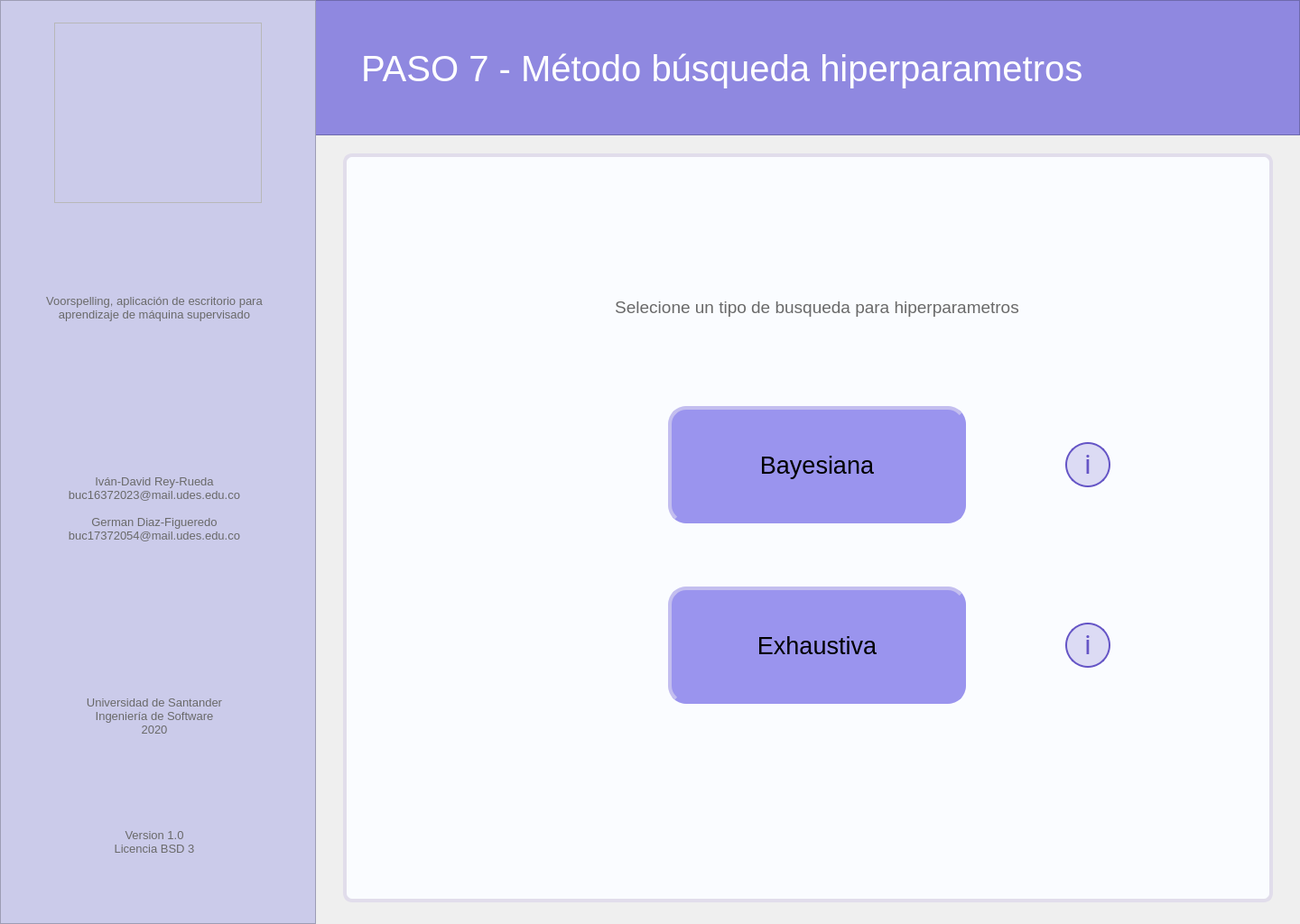
<?xml version="1.0" encoding="UTF-8"?>
<ui version="4.0">
 <class>MainWindow</class>
 <widget class="QMainWindow" name="MainWindow">
  <property name="geometry">
   <rect>
    <x>0</x>
    <y>0</y>
    <width>1440</width>
    <height>1024</height>
   </rect>
  </property>
  <property name="windowTitle">
   <string>MainWindow</string>
  </property>
  <widget class="QWidget" name="centralwidget">
   <widget class="QFrame" name="left_bar">
    <property name="geometry">
     <rect>
      <x>0</x>
      <y>0</y>
      <width>350</width>
      <height>1024</height>
     </rect>
    </property>
    <property name="styleSheet">
     <string notr="true">background-color: rgb(203, 203, 234);

</string>
    </property>
    <property name="frameShape">
     <enum>QFrame::StyledPanel</enum>
    </property>
    <property name="frameShadow">
     <enum>QFrame::Raised</enum>
    </property>
    <widget class="QLabel" name="lbl_left_1">
     <property name="geometry">
      <rect>
       <x>18</x>
       <y>278</y>
       <width>306</width>
       <height>126</height>
      </rect>
     </property>
     <property name="font">
      <font>
       <pointsize>10</pointsize>
      </font>
     </property>
     <property name="styleSheet">
      <string notr="true">color: rgb(105, 105, 105);</string>
     </property>
     <property name="text">
      <string>Voorspelling, aplicación de escritorio para aprendizaje de máquina supervisado</string>
     </property>
     <property name="alignment">
      <set>Qt::AlignCenter</set>
     </property>
     <property name="wordWrap">
      <bool>true</bool>
     </property>
    </widget>
    <widget class="QLabel" name="lbl_left_2">
     <property name="geometry">
      <rect>
       <x>18</x>
       <y>500</y>
       <width>306</width>
       <height>126</height>
      </rect>
     </property>
     <property name="font">
      <font>
       <pointsize>10</pointsize>
      </font>
     </property>
     <property name="styleSheet">
      <string notr="true">color: rgb(105, 105, 105);</string>
     </property>
     <property name="text">
      <string>Iván-David Rey-Rueda
buc16372023@mail.udes.edu.co

German Diaz-Figueredo
buc17372054@mail.udes.edu.co</string>
     </property>
     <property name="alignment">
      <set>Qt::AlignCenter</set>
     </property>
     <property name="wordWrap">
      <bool>true</bool>
     </property>
    </widget>
    <widget class="QLabel" name="lbl_left_3">
     <property name="geometry">
      <rect>
       <x>18</x>
       <y>730</y>
       <width>306</width>
       <height>126</height>
      </rect>
     </property>
     <property name="font">
      <font>
       <pointsize>10</pointsize>
      </font>
     </property>
     <property name="styleSheet">
      <string notr="true">color: rgb(105, 105, 105);</string>
     </property>
     <property name="text">
      <string>Universidad de Santander
Ingeniería de Software
2020</string>
     </property>
     <property name="alignment">
      <set>Qt::AlignCenter</set>
     </property>
     <property name="wordWrap">
      <bool>true</bool>
     </property>
    </widget>
    <widget class="QLabel" name="lbl_left_4">
     <property name="geometry">
      <rect>
       <x>18</x>
       <y>870</y>
       <width>306</width>
       <height>126</height>
      </rect>
     </property>
     <property name="font">
      <font>
       <pointsize>10</pointsize>
      </font>
     </property>
     <property name="styleSheet">
      <string notr="true">color: rgb(105, 105, 105);</string>
     </property>
     <property name="text">
      <string>Version 1.0
Licencia BSD 3</string>
     </property>
     <property name="alignment">
      <set>Qt::AlignCenter</set>
     </property>
     <property name="wordWrap">
      <bool>true</bool>
     </property>
    </widget>
   </widget>
   <widget class="QFrame" name="logo">
    <property name="geometry">
     <rect>
      <x>60</x>
      <y>25</y>
      <width>230</width>
      <height>200</height>
     </rect>
    </property>
    <property name="styleSheet">
     <string notr="true">image: url(:/image/voorspelling_logo.png);</string>
    </property>
    <property name="frameShape">
     <enum>QFrame::StyledPanel</enum>
    </property>
    <property name="frameShadow">
     <enum>QFrame::Raised</enum>
    </property>
   </widget>
   <widget class="QFrame" name="up_bar">
    <property name="geometry">
     <rect>
      <x>0</x>
      <y>0</y>
      <width>1440</width>
      <height>150</height>
     </rect>
    </property>
    <property name="styleSheet">
     <string notr="true">background-color: rgb(143, 136, 224);</string>
    </property>
    <property name="frameShape">
     <enum>QFrame::StyledPanel</enum>
    </property>
    <property name="frameShadow">
     <enum>QFrame::Raised</enum>
    </property>
    <widget class="QLabel" name="lbl_tittle_2">
     <property name="geometry">
      <rect>
       <x>400</x>
       <y>40</y>
       <width>991</width>
       <height>72</height>
      </rect>
     </property>
     <property name="font">
      <font>
       <family>MS Shell Dlg 2</family>
       <pointsize>30</pointsize>
       <weight>50</weight>
       <italic>false</italic>
       <bold>false</bold>
      </font>
     </property>
     <property name="styleSheet">
      <string notr="true">border: none;
color: rgb(255, 255, 255);</string>
     </property>
     <property name="text">
      <string>PASO 7 - Método búsqueda hiperparametros</string>
     </property>
     <property name="scaledContents">
      <bool>false</bool>
     </property>
     <property name="alignment">
      <set>Qt::AlignLeading|Qt::AlignLeft|Qt::AlignVCenter</set>
     </property>
     <property name="wordWrap">
      <bool>true</bool>
     </property>
     <property name="margin">
      <number>0</number>
     </property>
     <property name="indent">
      <number>0</number>
     </property>
    </widget>
   </widget>
   <widget class="QFrame" name="main_area">
    <property name="geometry">
     <rect>
      <x>380</x>
      <y>170</y>
      <width>1030</width>
      <height>830</height>
     </rect>
    </property>
    <property name="styleSheet">
     <string notr="true">background-color: rgb(250, 252, 255);
border: 4px solid;
border-color: rgb(225, 221, 235);
border-radius: 10px;</string>
    </property>
    <property name="frameShape">
     <enum>QFrame::StyledPanel</enum>
    </property>
    <property name="frameShadow">
     <enum>QFrame::Raised</enum>
    </property>
    <widget class="QLabel" name="lbl_descripcion">
     <property name="geometry">
      <rect>
       <x>180</x>
       <y>130</y>
       <width>690</width>
       <height>80</height>
      </rect>
     </property>
     <property name="font">
      <font>
       <pointsize>14</pointsize>
      </font>
     </property>
     <property name="styleSheet">
      <string notr="true">color: rgb(105, 105, 105);
border: none;</string>
     </property>
     <property name="text">
      <string>Selecione un tipo de busqueda para hiperparametros</string>
     </property>
     <property name="alignment">
      <set>Qt::AlignCenter</set>
     </property>
     <property name="wordWrap">
      <bool>true</bool>
     </property>
    </widget>
    <widget class="QPushButton" name="btn_info1">
     <property name="geometry">
      <rect>
       <x>800</x>
       <y>320</y>
       <width>50</width>
       <height>50</height>
      </rect>
     </property>
     <property name="styleSheet">
      <string notr="true">QPushButton{
background: rgba(101, 85, 198, 0.2);
border: 2px solid #6555C6;
box-sizing: border-box;
border-radius: 25px;


position: absolute;
width: 25px;
height: 44.55px;
font-family: Roboto;
font-style: normal;
font-weight: normal;
font-size: 30px;
line-height: 56px;
display: flex;
align-items: center;
text-align: center;

color: #6555C6;
}
QPushButton:hover{
background-color: rgb(190, 185, 250);
}
QPushButton:pressed{
background-color: rgb(160, 150, 240);
}</string>
     </property>
     <property name="text">
      <string>i</string>
     </property>
    </widget>
    <widget class="QPushButton" name="btn_info2">
     <property name="geometry">
      <rect>
       <x>800</x>
       <y>520</y>
       <width>50</width>
       <height>50</height>
      </rect>
     </property>
     <property name="styleSheet">
      <string notr="true">QPushButton{
background: rgba(101, 85, 198, 0.2);
border: 2px solid #6555C6;
box-sizing: border-box;
border-radius: 25px;


position: absolute;
width: 25px;
height: 44.55px;
font-family: Roboto;
font-style: normal;
font-weight: normal;
font-size: 30px;
line-height: 56px;
display: flex;
align-items: center;
text-align: center;

color: #6555C6;
}
QPushButton:hover{
background-color: rgb(190, 185, 250);
}
QPushButton:pressed{
background-color: rgb(160, 150, 240);
}</string>
     </property>
     <property name="text">
      <string>i</string>
     </property>
    </widget>
    <widget class="QPushButton" name="btm_back">
     <property name="geometry">
      <rect>
       <x>60</x>
       <y>50</y>
       <width>70</width>
       <height>70</height>
      </rect>
     </property>
     <property name="styleSheet">
      <string notr="true">QPushButton{
background-image: url(:/botton/bxs-left-arrow-circle.svg);
border-radius: 35px;
border: none;


color: #6555C6;
}
QPushButton:hover{
background-color: rgb(235, 225, 250);

}
QPushButton:pressed{

background-color: qradialgradient(spread:pad, cx:0.5, cy:0.5, radius:0.5, fx:0.5, fy:0.5, stop:0 rgba(200, 190, 250, 205), stop:0.6 rgba(200, 190, 250, 205), stop:1 rgba(255, 255, 255, 0));

}

</string>
     </property>
     <property name="text">
      <string/>
     </property>
     <property name="iconSize">
      <size>
       <width>20</width>
       <height>20</height>
      </size>
     </property>
    </widget>
    <widget class="QPushButton" name="btn_regresion">
     <property name="geometry">
      <rect>
       <x>360</x>
       <y>480</y>
       <width>330</width>
       <height>130</height>
      </rect>
     </property>
     <property name="font">
      <font>
       <pointsize>20</pointsize>
       <kerning>true</kerning>
      </font>
     </property>
     <property name="styleSheet">
      <string notr="true">QPushButton{
background-color: rgb(154, 148, 238);
border-left-color: rgb(195, 190, 239);
border-top-color: rgb(195, 190, 239);
border-bottom-color: rgb(154, 148, 238);
border-right-color: rgb(154, 148, 238);
border-radius: 20px;
}
QPushButton:hover{
background-color: rgb(160, 155, 245);
}
QPushButton:pressed{
background-color: rgb(150, 140, 230);
border-left-color: rgb(140, 135, 220);
border-top-color: rgb(140, 135, 220);
border-bottom-color: rgb(195, 190, 239);
border-right-color: rgb(195, 190, 239);
}</string>
     </property>
     <property name="text">
      <string>Exhaustiva</string>
     </property>
     <property name="autoDefault">
      <bool>false</bool>
     </property>
    </widget>
    <widget class="QPushButton" name="btn_Bayesiana">
     <property name="geometry">
      <rect>
       <x>360</x>
       <y>280</y>
       <width>330</width>
       <height>130</height>
      </rect>
     </property>
     <property name="font">
      <font>
       <pointsize>20</pointsize>
       <kerning>true</kerning>
      </font>
     </property>
     <property name="styleSheet">
      <string notr="true">QPushButton{
background-color: rgb(154, 148, 238);
border-left-color: rgb(195, 190, 239);
border-top-color: rgb(195, 190, 239);
border-bottom-color: rgb(154, 148, 238);
border-right-color: rgb(154, 148, 238);
border-radius: 20px;
}
QPushButton:hover{
background-color: rgb(160, 155, 245);
}
QPushButton:pressed{
background-color: rgb(150, 140, 230);
border-left-color: rgb(140, 135, 220);
border-top-color: rgb(140, 135, 220);
border-bottom-color: rgb(195, 190, 239);
border-right-color: rgb(195, 190, 239);
}</string>
     </property>
     <property name="text">
      <string>Bayesiana</string>
     </property>
     <property name="autoDefault">
      <bool>false</bool>
     </property>
    </widget>
   </widget>
   <zorder>up_bar</zorder>
   <zorder>left_bar</zorder>
   <zorder>logo</zorder>
   <zorder>main_area</zorder>
  </widget>
 </widget>
 <resources>
  <include location="Images_voor.qrc"/>
 </resources>
 <connections/>
</ui>
